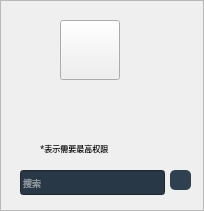
   <widget class="QFrame" name="frame">
    <property name="geometry">
     <rect>
      <x>0</x>
      <y>0</y>
      <width>204</width>
      <height>211</height>
     </rect>
    </property>
    <property name="frameShape">
     <enum>QFrame::StyledPanel</enum>
    </property>
    <property name="frameShadow">
     <enum>QFrame::Raised</enum>
    </property>
    <widget class="QToolButton" name="head">
     <property name="geometry">
      <rect>
       <x>60</x>
       <y>20</y>
       <width>60</width>
       <height>60</height>
      </rect>
     </property>
     <property name="text">
      <string/>
     </property>
     <property name="icon">
      <iconset>
       <normaloff>../../../../../pictures/staff3.png</normaloff>../../../../../pictures/staff3.png</iconset>
     </property>
     <property name="iconSize">
      <size>
       <width>60</width>
       <height>60</height>
      </size>
     </property>
    </widget>
    <widget class="QLabel" name="welcome">
     <property name="geometry">
      <rect>
       <x>30</x>
       <y>90</y>
       <width>110</width>
       <height>20</height>
      </rect>
     </property>
     <property name="text">
      <string/>
     </property>
     <property name="alignment">
      <set>Qt::AlignCenter</set>
     </property>
    </widget>
    <widget class="QLabel" name="label_2">
     <property name="geometry">
      <rect>
       <x>40</x>
       <y>140</y>
       <width>121</width>
       <height>16</height>
      </rect>
     </property>
     <property name="font">
      <font>
       <family>Agency FB</family>
       <pointsize>6</pointsize>
      </font>
     </property>
     <property name="text">
      <string>*表示需要最高权限</string>
     </property>
    </widget>
    <widget class="QLineEdit" name="Search">
     <property name="geometry">
      <rect>
       <x>20</x>
       <y>170</y>
       <width>145</width>
       <height>25</height>
      </rect>
     </property>
     <property name="palette">
      <palette>
       <active>
        <colorrole role="WindowText">
         <brush brushstyle="SolidPattern">
          <color alpha="255">
           <red>255</red>
           <green>255</green>
           <blue>255</blue>
          </color>
         </brush>
        </colorrole>
        <colorrole role="Button">
         <brush brushstyle="SolidPattern">
          <color alpha="255">
           <red>41</red>
           <green>56</green>
           <blue>70</blue>
          </color>
         </brush>
        </colorrole>
        <colorrole role="Light">
         <brush brushstyle="SolidPattern">
          <color alpha="255">
           <red>255</red>
           <green>255</green>
           <blue>255</blue>
          </color>
         </brush>
        </colorrole>
        <colorrole role="Midlight">
         <brush brushstyle="SolidPattern">
          <color alpha="255">
           <red>255</red>
           <green>255</green>
           <blue>255</blue>
          </color>
         </brush>
        </colorrole>
        <colorrole role="Dark">
         <brush brushstyle="SolidPattern">
          <color alpha="255">
           <red>127</red>
           <green>127</green>
           <blue>127</blue>
          </color>
         </brush>
        </colorrole>
        <colorrole role="Mid">
         <brush brushstyle="SolidPattern">
          <color alpha="255">
           <red>170</red>
           <green>170</green>
           <blue>170</blue>
          </color>
         </brush>
        </colorrole>
        <colorrole role="Text">
         <brush brushstyle="SolidPattern">
          <color alpha="255">
           <red>226</red>
           <green>227</green>
           <blue>226</blue>
          </color>
         </brush>
        </colorrole>
        <colorrole role="BrightText">
         <brush brushstyle="SolidPattern">
          <color alpha="255">
           <red>255</red>
           <green>255</green>
           <blue>255</blue>
          </color>
         </brush>
        </colorrole>
        <colorrole role="ButtonText">
         <brush brushstyle="SolidPattern">
          <color alpha="255">
           <red>0</red>
           <green>0</green>
           <blue>0</blue>
          </color>
         </brush>
        </colorrole>
        <colorrole role="Base">
         <brush brushstyle="SolidPattern">
          <color alpha="255">
           <red>41</red>
           <green>56</green>
           <blue>70</blue>
          </color>
         </brush>
        </colorrole>
        <colorrole role="Window">
         <brush brushstyle="SolidPattern">
          <color alpha="255">
           <red>41</red>
           <green>56</green>
           <blue>70</blue>
          </color>
         </brush>
        </colorrole>
        <colorrole role="Shadow">
         <brush brushstyle="SolidPattern">
          <color alpha="255">
           <red>0</red>
           <green>0</green>
           <blue>0</blue>
          </color>
         </brush>
        </colorrole>
        <colorrole role="AlternateBase">
         <brush brushstyle="SolidPattern">
          <color alpha="255">
           <red>255</red>
           <green>255</green>
           <blue>255</blue>
          </color>
         </brush>
        </colorrole>
        <colorrole role="ToolTipBase">
         <brush brushstyle="SolidPattern">
          <color alpha="255">
           <red>255</red>
           <green>255</green>
           <blue>220</blue>
          </color>
         </brush>
        </colorrole>
        <colorrole role="ToolTipText">
         <brush brushstyle="SolidPattern">
          <color alpha="255">
           <red>0</red>
           <green>0</green>
           <blue>0</blue>
          </color>
         </brush>
        </colorrole>
        <colorrole role="PlaceholderText">
         <brush brushstyle="SolidPattern">
          <color alpha="128">
           <red>255</red>
           <green>255</green>
           <blue>255</blue>
          </color>
         </brush>
        </colorrole>
       </active>
       <inactive>
        <colorrole role="WindowText">
         <brush brushstyle="SolidPattern">
          <color alpha="255">
           <red>255</red>
           <green>255</green>
           <blue>255</blue>
          </color>
         </brush>
        </colorrole>
        <colorrole role="Button">
         <brush brushstyle="SolidPattern">
          <color alpha="255">
           <red>41</red>
           <green>56</green>
           <blue>70</blue>
          </color>
         </brush>
        </colorrole>
        <colorrole role="Light">
         <brush brushstyle="SolidPattern">
          <color alpha="255">
           <red>255</red>
           <green>255</green>
           <blue>255</blue>
          </color>
         </brush>
        </colorrole>
        <colorrole role="Midlight">
         <brush brushstyle="SolidPattern">
          <color alpha="255">
           <red>255</red>
           <green>255</green>
           <blue>255</blue>
          </color>
         </brush>
        </colorrole>
        <colorrole role="Dark">
         <brush brushstyle="SolidPattern">
          <color alpha="255">
           <red>127</red>
           <green>127</green>
           <blue>127</blue>
          </color>
         </brush>
        </colorrole>
        <colorrole role="Mid">
         <brush brushstyle="SolidPattern">
          <color alpha="255">
           <red>170</red>
           <green>170</green>
           <blue>170</blue>
          </color>
         </brush>
        </colorrole>
        <colorrole role="Text">
         <brush brushstyle="SolidPattern">
          <color alpha="255">
           <red>226</red>
           <green>227</green>
           <blue>226</blue>
          </color>
         </brush>
        </colorrole>
        <colorrole role="BrightText">
         <brush brushstyle="SolidPattern">
          <color alpha="255">
           <red>255</red>
           <green>255</green>
           <blue>255</blue>
          </color>
         </brush>
        </colorrole>
        <colorrole role="ButtonText">
         <brush brushstyle="SolidPattern">
          <color alpha="255">
           <red>0</red>
           <green>0</green>
           <blue>0</blue>
          </color>
         </brush>
        </colorrole>
        <colorrole role="Base">
         <brush brushstyle="SolidPattern">
          <color alpha="255">
           <red>41</red>
           <green>56</green>
           <blue>70</blue>
          </color>
         </brush>
        </colorrole>
        <colorrole role="Window">
         <brush brushstyle="SolidPattern">
          <color alpha="255">
           <red>41</red>
           <green>56</green>
           <blue>70</blue>
          </color>
         </brush>
        </colorrole>
        <colorrole role="Shadow">
         <brush brushstyle="SolidPattern">
          <color alpha="255">
           <red>0</red>
           <green>0</green>
           <blue>0</blue>
          </color>
         </brush>
        </colorrole>
        <colorrole role="AlternateBase">
         <brush brushstyle="SolidPattern">
          <color alpha="255">
           <red>255</red>
           <green>255</green>
           <blue>255</blue>
          </color>
         </brush>
        </colorrole>
        <colorrole role="ToolTipBase">
         <brush brushstyle="SolidPattern">
          <color alpha="255">
           <red>255</red>
           <green>255</green>
           <blue>220</blue>
          </color>
         </brush>
        </colorrole>
        <colorrole role="ToolTipText">
         <brush brushstyle="SolidPattern">
          <color alpha="255">
           <red>0</red>
           <green>0</green>
           <blue>0</blue>
          </color>
         </brush>
        </colorrole>
        <colorrole role="PlaceholderText">
         <brush brushstyle="SolidPattern">
          <color alpha="128">
           <red>255</red>
           <green>255</green>
           <blue>255</blue>
          </color>
         </brush>
        </colorrole>
       </inactive>
       <disabled>
        <colorrole role="WindowText">
         <brush brushstyle="SolidPattern">
          <color alpha="255">
           <red>127</red>
           <green>127</green>
           <blue>127</blue>
          </color>
         </brush>
        </colorrole>
        <colorrole role="Button">
         <brush brushstyle="SolidPattern">
          <color alpha="255">
           <red>41</red>
           <green>56</green>
           <blue>70</blue>
          </color>
         </brush>
        </colorrole>
        <colorrole role="Light">
         <brush brushstyle="SolidPattern">
          <color alpha="255">
           <red>255</red>
           <green>255</green>
           <blue>255</blue>
          </color>
         </brush>
        </colorrole>
        <colorrole role="Midlight">
         <brush brushstyle="SolidPattern">
          <color alpha="255">
           <red>255</red>
           <green>255</green>
           <blue>255</blue>
          </color>
         </brush>
        </colorrole>
        <colorrole role="Dark">
         <brush brushstyle="SolidPattern">
          <color alpha="255">
           <red>127</red>
           <green>127</green>
           <blue>127</blue>
          </color>
         </brush>
        </colorrole>
        <colorrole role="Mid">
         <brush brushstyle="SolidPattern">
          <color alpha="255">
           <red>170</red>
           <green>170</green>
           <blue>170</blue>
          </color>
         </brush>
        </colorrole>
        <colorrole role="Text">
         <brush brushstyle="SolidPattern">
          <color alpha="255">
           <red>127</red>
           <green>127</green>
           <blue>127</blue>
          </color>
         </brush>
        </colorrole>
        <colorrole role="BrightText">
         <brush brushstyle="SolidPattern">
          <color alpha="255">
           <red>255</red>
           <green>255</green>
           <blue>255</blue>
          </color>
         </brush>
        </colorrole>
        <colorrole role="ButtonText">
         <brush brushstyle="SolidPattern">
          <color alpha="255">
           <red>127</red>
           <green>127</green>
           <blue>127</blue>
          </color>
         </brush>
        </colorrole>
        <colorrole role="Base">
         <brush brushstyle="SolidPattern">
          <color alpha="255">
           <red>41</red>
           <green>56</green>
           <blue>70</blue>
          </color>
         </brush>
        </colorrole>
        <colorrole role="Window">
         <brush brushstyle="SolidPattern">
          <color alpha="255">
           <red>41</red>
           <green>56</green>
           <blue>70</blue>
          </color>
         </brush>
        </colorrole>
        <colorrole role="Shadow">
         <brush brushstyle="SolidPattern">
          <color alpha="255">
           <red>0</red>
           <green>0</green>
           <blue>0</blue>
          </color>
         </brush>
        </colorrole>
        <colorrole role="AlternateBase">
         <brush brushstyle="SolidPattern">
          <color alpha="255">
           <red>255</red>
           <green>255</green>
           <blue>255</blue>
          </color>
         </brush>
        </colorrole>
        <colorrole role="ToolTipBase">
         <brush brushstyle="SolidPattern">
          <color alpha="255">
           <red>255</red>
           <green>255</green>
           <blue>220</blue>
          </color>
         </brush>
        </colorrole>
        <colorrole role="ToolTipText">
         <brush brushstyle="SolidPattern">
          <color alpha="255">
           <red>0</red>
           <green>0</green>
           <blue>0</blue>
          </color>
         </brush>
        </colorrole>
        <colorrole role="PlaceholderText">
         <brush brushstyle="SolidPattern">
          <color alpha="128">
           <red>255</red>
           <green>255</green>
           <blue>255</blue>
          </color>
         </brush>
        </colorrole>
       </disabled>
      </palette>
     </property>
     <property name="font">
      <font>
       <family>微软雅黑</family>
       <pointsize>7</pointsize>
      </font>
     </property>
     <property name="styleSheet">
      <string notr="true"/>
     </property>
     <property name="placeholderText">
      <string>搜索</string>
     </property>
    </widget>
    <widget class="QToolButton" name="toolButton">
     <property name="geometry">
      <rect>
       <x>170</x>
       <y>170</y>
       <width>21</width>
       <height>20</height>
      </rect>
     </property>
     <property name="styleSheet">
      <string notr="true">background-color:#2f4050;
border:0px;

border-radius:5px</string>
     </property>
     <property name="text">
      <string/>
     </property>
     <property name="icon">
      <iconset>
       <normaloff>../../../../../pictures/search.png</normaloff>../../../../../pictures/search.png</iconset>
     </property>
     <property name="iconSize">
      <size>
       <width>15</width>
       <height>15</height>
      </size>
     </property>
    </widget>
    <widget class="QLabel" name="role">
     <property name="geometry">
      <rect>
       <x>30</x>
       <y>120</y>
       <width>110</width>
       <height>15</height>
      </rect>
     </property>
     <property name="font">
      <font>
       <pointsize>7</pointsize>
      </font>
     </property>
     <property name="text">
      <string/>
     </property>
     <property name="alignment">
      <set>Qt::AlignCenter</set>
     </property>
    </widget>
   </widget>
